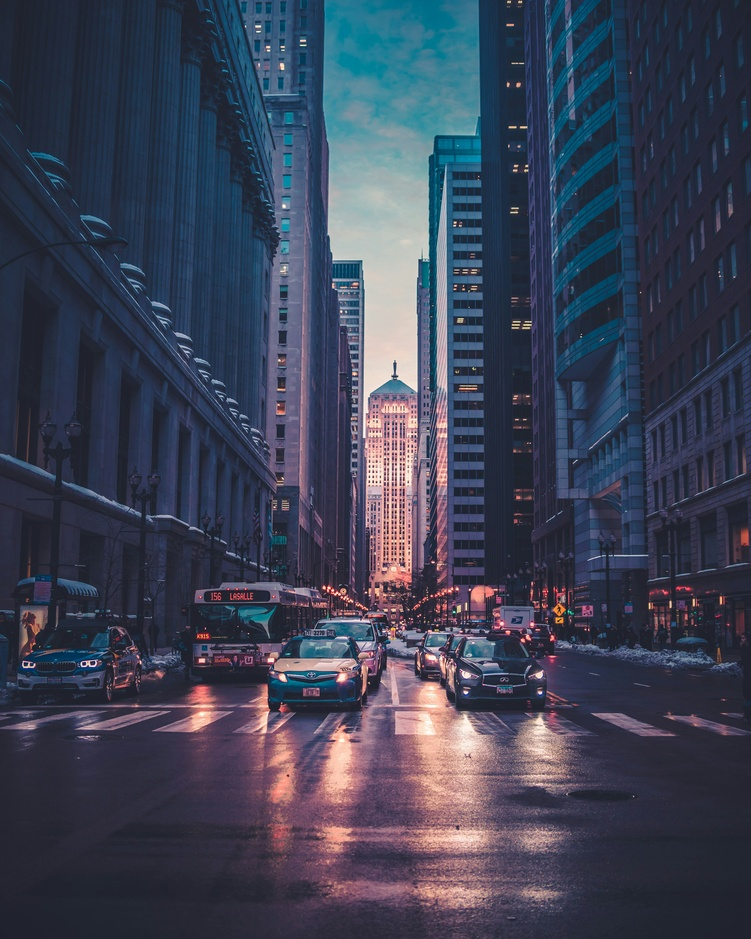
#> input picture projects/project3-colorful-canvas/examples/city.jpg, 751 x 939 px, shrunk from 4912 x 6144 before the run
$ python -i depth_estimator.py   (imports and definitions only)   (older library calls are emulated)
#> lines starting #> are read from the running program, lines starting #| are printed output that depends on the picture; after the words box and inside, x2 and y2 are one past the last pixel; in counts of white or black regions, pixels touching at a corner belong together
"""
Depth Estimation Module
Pure numpy/scipy-based depth estimation for anamorphic effects.
Production deployment note: Use MiDaS for state-of-the-art monocular depth estimation.
"""

import numpy as np
import cv2
from scipy import ndimage
import matplotlib.pyplot as plt
from typing import Optional, List
import warnings


class SyntheticDepthEstimator:
    """
    Pure numpy/scipy depth estimator using multi-scale edge density,
    distance transforms, and radial gradients. Fast, requires no GPU
    or ML models. Good for synthetic/stylized content.

    Production alternative: MiDaSDepthEstimator (see below)
    """

    def __init__(self, center_weight: float = 0.3, edge_weight: float = 0.4,
                 distance_weight: float = 0.3):
        """
        Initialize the depth estimator.

        Args:
            center_weight: Weight for center-to-edge radial gradient [0, 1].
            edge_weight: Weight for multi-scale edge response [0, 1].
            distance_weight: Weight for distance-transform component [0, 1].
        """
        total = center_weight + edge_weight + distance_weight
        self.center_weight = center_weight / total
        self.edge_weight = edge_weight / total
        self.distance_weight = distance_weight / total

    def estimate_depth(self, image_array: np.ndarray) -> np.ndarray:
        """
        Estimate depth map using multi-scale Sobel edges, distance transform,
        and radial center-to-edge gradient.

        Algorithm:
        1. Compute multi-scale Sobel gradients (ksize 3, 5, 7) and combine
        2. Apply distance transform from thresholded edges
        3. Generate smooth radial gradient (center=1, edges=0)
        4. Blend all three channels with configurable weights
        5. Normalize to [0, 1]

        Args:
            image_array: Input image (H, W, 3) or (H, W), uint8 or float.

        Returns:
            Depth map (H, W) with values in [0, 1], float32.
        """
        gray = self._to_grayscale(image_array)

        edge_response = self._multi_scale_sobel(gray)
        distance_channel = self._edge_distance_transform(edge_response)
        radial_channel = self._radial_gradient(gray.shape)

        depth = (self.edge_weight * edge_response
                 + self.distance_weight * distance_channel
                 + self.center_weight * radial_channel)

        depth = cv2.GaussianBlur(depth, (15, 15), 0)

        dmin, dmax = depth.min(), depth.max()
        if dmax - dmin > 0:
            depth = (depth - dmin) / (dmax - dmin)
        else:
            depth = np.zeros_like(depth)

        return depth.astype(np.float32)

    @staticmethod
    def _to_grayscale(image_array: np.ndarray) -> np.ndarray:
        """Convert image to uint8 grayscale."""
        if len(image_array.shape) == 3:
            return cv2.cvtColor(image_array.astype(np.uint8), cv2.COLOR_RGB2GRAY)
        return image_array.astype(np.uint8)

    @staticmethod
    def _multi_scale_sobel(gray: np.ndarray, scales: Optional[List[int]] = None) -> np.ndarray:
        """
        Compute multi-scale Sobel gradient magnitude and combine.

        Args:
            gray: Grayscale image (H, W), uint8.
            scales: List of Sobel kernel sizes (must be odd). Defaults to [3, 5, 7].

        Returns:
            Normalized gradient magnitude (H, W) in [0, 1], float32.
        """
        if scales is None:
            scales = [3, 5, 7]

        combined = np.zeros(gray.shape, dtype=np.float64)

        for ksize in scales:
            sx = cv2.Sobel(gray, cv2.CV_64F, 1, 0, ksize=ksize)
            sy = cv2.Sobel(gray, cv2.CV_64F, 0, 1, ksize=ksize)
            mag = np.sqrt(sx ** 2 + sy ** 2)
            mag_max = mag.max()
            if mag_max > 0:
                mag /= mag_max
            combined += mag
#> this loop made 3 passes
#> mag_max on passes 1 to 3: 820.7, 8288.8, 106417.9
#> pass 1, in _multi_scale_sobel, `sy = cv2.Sobel(gray, cv2.CV_64F, 0, 1, ksize=ksize)`:
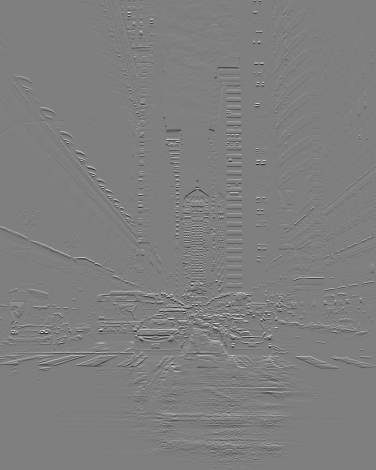
#> sy: shape (939, 751) float64 (shown at 1/2 size); min -748, max 750, mean -0.1; drawn with min black and max white
#> after the loop:
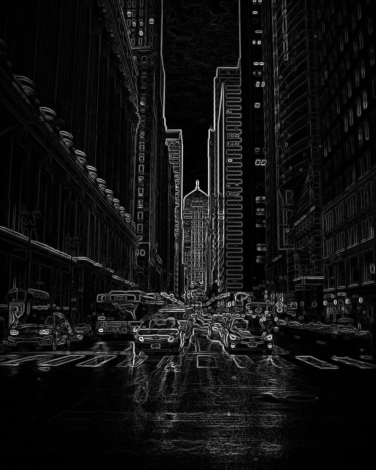
#> mag: shape (939, 751) float64 (shown at 1/2 size); min 0, max 1, mean 0.072

        cmax = combined.max()
#> cmax = 2.9
        if cmax > 0:
            combined /= cmax

        return combined.astype(np.float32)

    @staticmethod
    def _edge_distance_transform(edge_response: np.ndarray,
                                 threshold: float = 0.15) -> np.ndarray:
        """
        Distance transform from edge regions: farther from edges = higher value.

        Args:
            edge_response: Normalized edge map (H, W) in [0, 1].
            threshold: Edge binarization threshold.

        Returns:
            Normalized distance channel (H, W) in [0, 1], float32.
        """
#> called with threshold = 0.15
        edge_mask = (edge_response > threshold).astype(np.uint8)
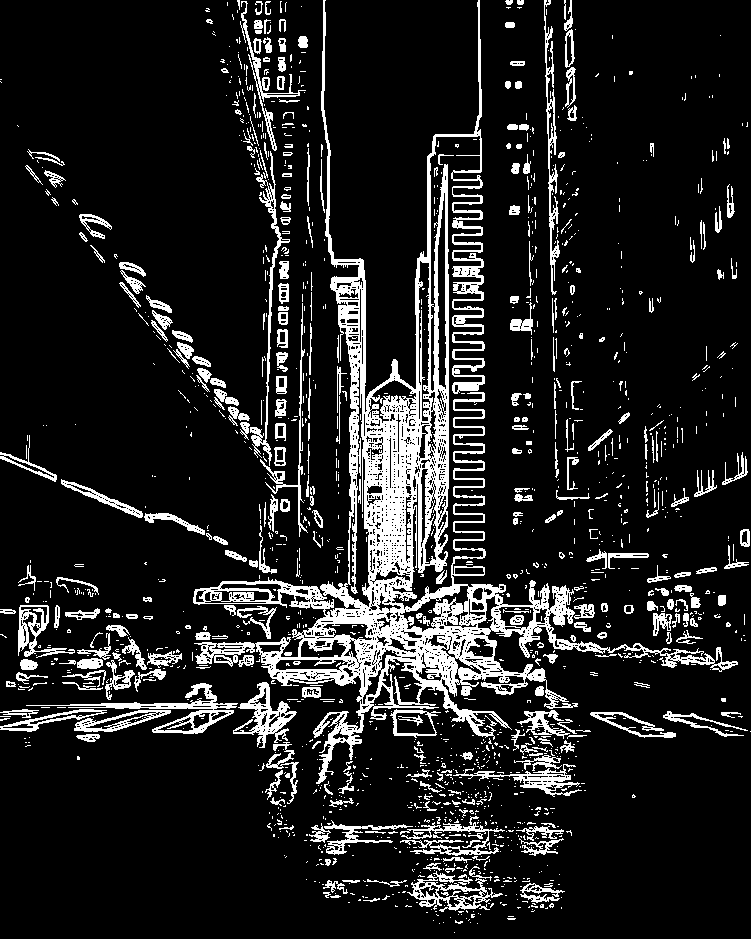
#> edge_mask: shape (939, 751); values 0 (black) and 1 (white), 13% white; 1608 white regions (1265 under 20 px), largest, box (x1, y1, x2, y2) and area: (193, 0, 738, 784) 45826, (26, 683, 238, 734) 1764, (233, 682, 297, 748) 1337

        non_edge_mask = 1 - edge_mask
        distance = ndimage.distance_transform_edt(non_edge_mask)
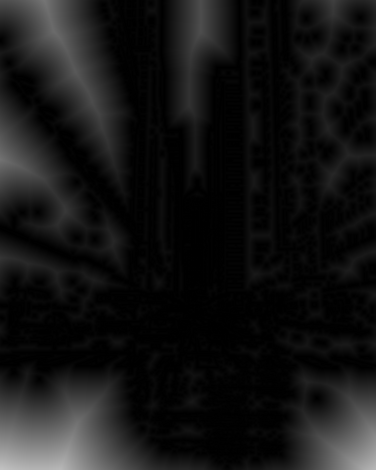
#> distance: shape (939, 751) float64 (shown at 1/2 size); min 0, max 193.6, mean 20.6

        dmax = distance.max()
#> dmax = 193.6
        if dmax > 0:
            distance /= dmax

        return distance.astype(np.float32)

    @staticmethod
    def _radial_gradient(shape: tuple) -> np.ndarray:
        """
        Generate smooth center-to-edge radial gradient. Center = 1 (close to
        viewer / foreground), edges = 0 (far / background).

        Args:
            shape: (H, W) of the output gradient.

        Returns:
            Radial gradient (H, W) in [0, 1], float32.
        """
        h, w = shape[:2]
        cy, cx = h / 2.0, w / 2.0
        y, x = np.ogrid[:h, :w]
        max_r = np.sqrt(cy ** 2 + cx ** 2)
        r = np.sqrt((y - cy) ** 2 + (x - cx) ** 2)
        gradient = 1.0 - (r / max_r)
        return np.clip(gradient, 0, 1).astype(np.float32)

    # [56 lines left out: functions visualize_depth, compare_depths, not called in this run]


class MiDaSDepthEstimator:
    """
    Production-grade monocular depth estimation using Intel's MiDaS v2.1
    (via PyTorch Hub). Falls back gracefully when torch is not installed.

    Model variants:
        'small'  — MiDaS v2.1 Small  (~70 MB, fastest, ~15 FPS on CPU)
        'base'   — DPT-Hybrid        (~300 MB, good balance)
        'large'  — DPT-Large          (~1.2 GB, best quality)

    Installation (optional):
        pip install torch torchvision timm
    """

    _HUB_NAMES = {
        'small': 'MiDaS_small',
        'base': 'DPT_Hybrid',
        'large': 'DPT_Large',
    }

    # [87 lines left out: functions __init__, estimate_depth, not called in this run]


# [24 lines not run here, left out]

>>> import cv2
>>> picture = cv2.cvtColor(cv2.imread('../examples/city.jpg'), cv2.COLOR_BGR2RGB)
>>> result = SyntheticDepthEstimator().estimate_depth(picture)
#> in estimate_depth, `depth = (self.edge_weight * edge_response + self.distance_weight * dis..`:
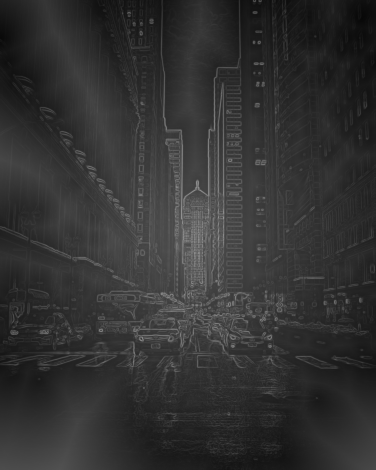
#> depth: shape (939, 751) float32 (shown at 1/2 size); min 0.0291, max 0.64, mean 0.198
#> in estimate_depth, `dmin, dmax = depth.min(), depth.max()`: dmin = 0.0361; dmax = 0.457
#> in estimate_depth, `depth = (depth - dmin) / (dmax - dmin)`:
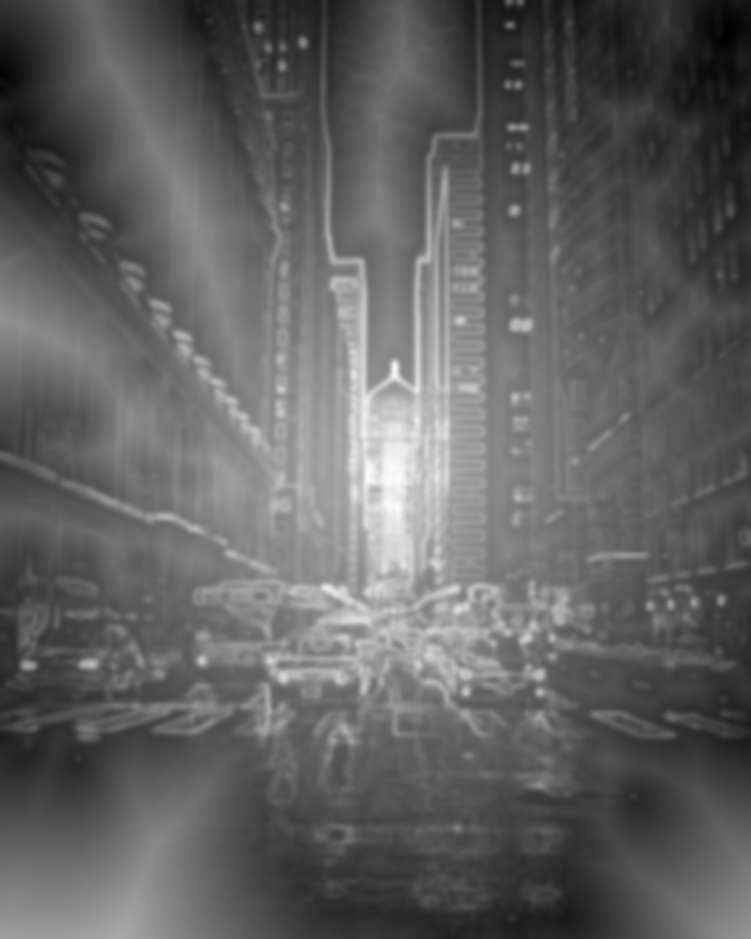
#> depth: shape (939, 751) float32; min 0, max 1, mean 0.383

$ run again, on projects/project3-colorful-canvas/examples/landscape.jpg
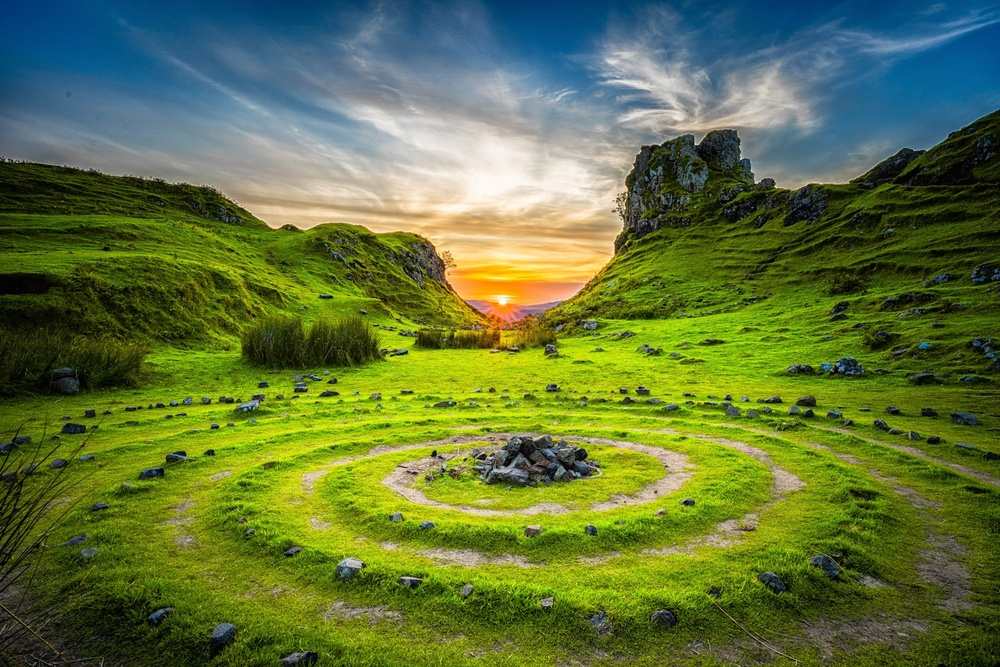
#> input picture projects/project3-colorful-canvas/examples/landscape.jpg, 1000 x 667 px, shrunk from 1470 x 981 before the run
#> the loop in _multi_scale_sobel, `for ksize in scales:` made 3 passes
#> mag_max on passes 1 to 3: 718.2, 7850.7, 100790.2
#> after the loop in _multi_scale_sobel, `for ksize in scales:`:
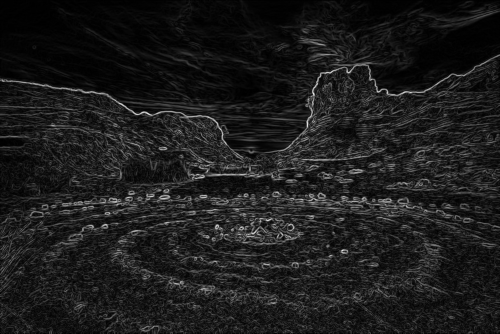
#> mag: shape (667, 1000) float64 (shown at 1/2 size); min 0, max 1, mean 0.112
#> cmax = 2.95
#> edge_mask: shape (667, 1000); values 0 (black) and 1 (white), 26% white in thin lines or dots
#> non_edge_mask: shape (667, 1000); values 0 (black) and 1 (white), 74% white; black in thin lines or dots
#> in _edge_distance_transform, `dmax = distance.max()`: dmax = 177.2
#> in estimate_depth, `dmin, dmax = depth.min(), depth.max()`: dmin = 0.0239; dmax = 0.449
#> in estimate_depth, `depth = (depth - dmin) / (dmax - dmin)`:
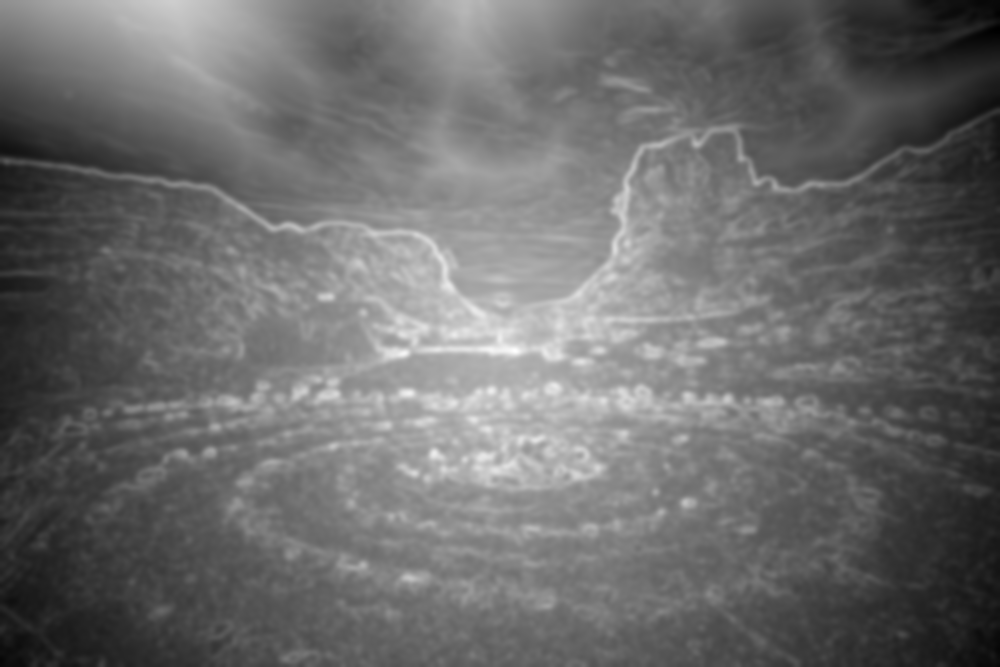
#> depth: shape (667, 1000) float32; min 0, max 1, mean 0.422

$ run again, on projects/project3-colorful-canvas/examples/original.jpg
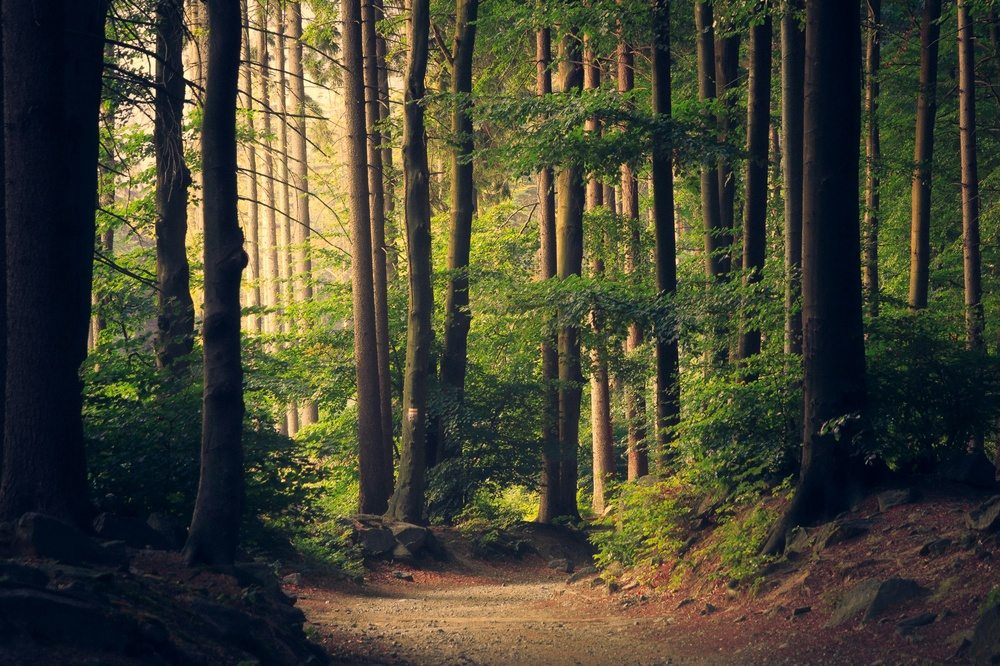
#> input picture projects/project3-colorful-canvas/examples/original.jpg, 1000 x 666 px, shrunk from 2560 x 1705 before the run
#> the loop in _multi_scale_sobel, `for ksize in scales:` made 3 passes
#> mag_max on passes 1 to 3: 892.6, 10369.2, 137661.9
#> after the loop in _multi_scale_sobel, `for ksize in scales:`:
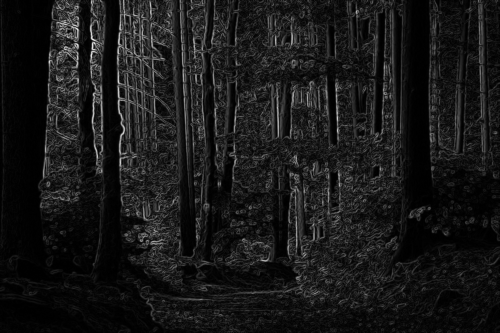
#> mag: shape (666, 1000) float64 (shown at 1/2 size); min 0, max 1, mean 0.0968
#> cmax = 2.97
#> edge_mask: shape (666, 1000); values 0 (black) and 1 (white), 22.4% white; 3760 white regions (3330 under 20 px), largest, box (x1, y1, x2, y2) and area: (234, 0, 390, 553) 29437, (355, 0, 571, 496) 19900, (78, 0, 163, 370) 12627
#> in _edge_distance_transform, `dmax = distance.max()`: dmax = 105.5
#> in estimate_depth, `dmin, dmax = depth.min(), depth.max()`: dmin = 0.0322; dmax = 0.403
#> in estimate_depth, `depth = (depth - dmin) / (dmax - dmin)`:
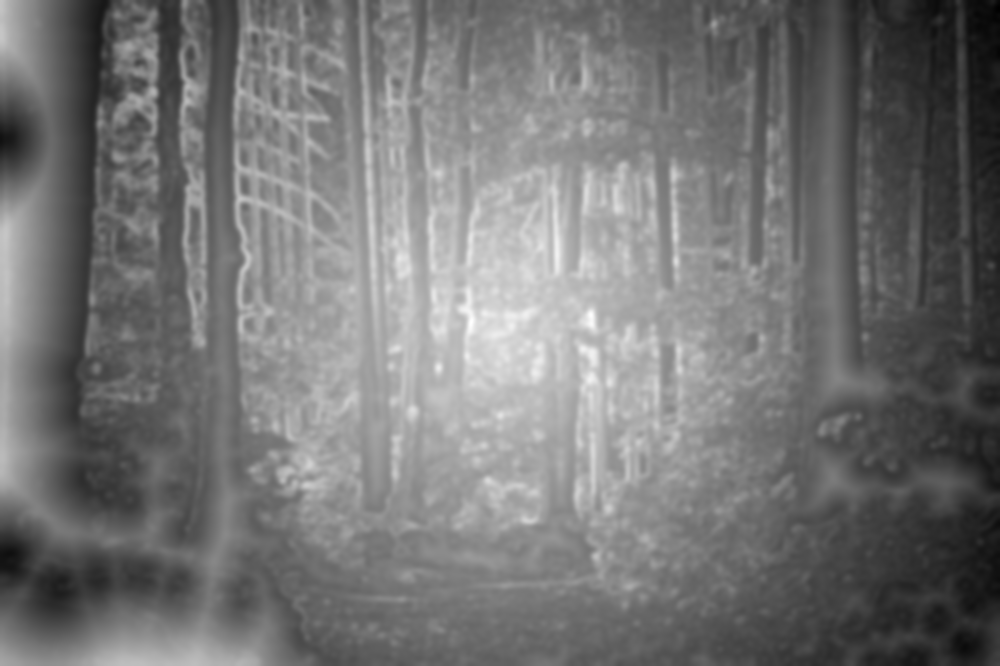
#> depth: shape (666, 1000) float32; min 0, max 1, mean 0.458
